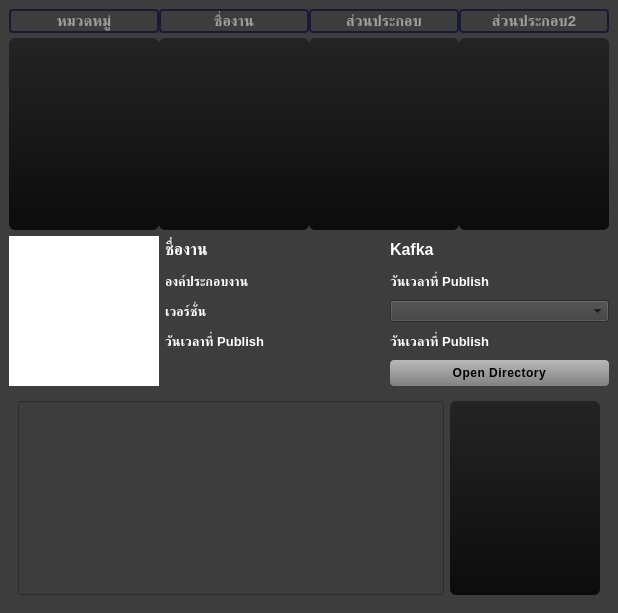
<?xml version="1.0" encoding="UTF-8"?>
<ui version="4.0">
 <class>MainWindow</class>
 <widget class="QMainWindow" name="MainWindow">
  <property name="geometry">
   <rect>
    <x>0</x>
    <y>0</y>
    <width>618</width>
    <height>613</height>
   </rect>
  </property>
  <property name="sizePolicy">
   <sizepolicy hsizetype="Minimum" vsizetype="Minimum">
    <horstretch>0</horstretch>
    <verstretch>0</verstretch>
   </sizepolicy>
  </property>
  <property name="windowTitle">
   <string>MainWindow</string>
  </property>
  <property name="toolTip">
   <string/>
  </property>
  <property name="statusTip">
   <string/>
  </property>
  <property name="whatsThis">
   <string/>
  </property>
  <property name="accessibleName">
   <string/>
  </property>
  <property name="accessibleDescription">
   <string/>
  </property>
  <property name="styleSheet">
   <string notr="true">background-color:rgb(61, 61, 61)</string>
  </property>
  <widget class="QWidget" name="centralwidget">
   <layout class="QGridLayout" name="gridLayout_3">
    <item row="0" column="0">
     <widget class="QWidget" name="widget_5" native="true">
      <property name="maximumSize">
       <size>
        <width>700</width>
        <height>16777215</height>
       </size>
      </property>
      <layout class="QGridLayout" name="gridLayout_8">
       <property name="leftMargin">
        <number>0</number>
       </property>
       <property name="topMargin">
        <number>0</number>
       </property>
       <property name="rightMargin">
        <number>0</number>
       </property>
       <property name="bottomMargin">
        <number>0</number>
       </property>
       <property name="horizontalSpacing">
        <number>8</number>
       </property>
       <property name="verticalSpacing">
        <number>5</number>
       </property>
       <item row="0" column="0">
        <widget class="QWidget" name="widget_4" native="true">
         <layout class="QGridLayout" name="gridLayout_7">
          <property name="leftMargin">
           <number>0</number>
          </property>
          <property name="topMargin">
           <number>0</number>
          </property>
          <property name="rightMargin">
           <number>0</number>
          </property>
          <property name="bottomMargin">
           <number>0</number>
          </property>
          <property name="horizontalSpacing">
           <number>0</number>
          </property>
          <property name="verticalSpacing">
           <number>5</number>
          </property>
          <item row="0" column="1">
           <widget class="QLineEdit" name="lineEdit_search_shot">
            <property name="sizePolicy">
             <sizepolicy hsizetype="Expanding" vsizetype="Minimum">
              <horstretch>0</horstretch>
              <verstretch>0</verstretch>
             </sizepolicy>
            </property>
            <property name="minimumSize">
             <size>
              <width>0</width>
              <height>0</height>
             </size>
            </property>
            <property name="maximumSize">
             <size>
              <width>150</width>
              <height>16777215</height>
             </size>
            </property>
            <property name="font">
             <font>
              <pointsize>11</pointsize>
              <weight>75</weight>
              <bold>true</bold>
             </font>
            </property>
            <property name="focusPolicy">
             <enum>Qt::ClickFocus</enum>
            </property>
            <property name="toolTip">
             <string/>
            </property>
            <property name="statusTip">
             <string>ค้นหาชื่อของงาน</string>
            </property>
            <property name="styleSheet">
             <string notr="true">QLineEdit {
	color:white;
    /* ต้องมีขอบ */
    /* ต้องมีรัศมี */
    /* Padding สำคัญมากเพื่อให้รูปร่างโค้งมนสวยงาม */
	
	 border: 2px solid rgb(28, 25, 55);
border-radius: 4px;
}</string>
            </property>
            <property name="text">
             <string/>
            </property>
            <property name="alignment">
             <set>Qt::AlignCenter</set>
            </property>
            <property name="placeholderText">
             <string>ชื่องาน</string>
            </property>
            <property name="clearButtonEnabled">
             <bool>true</bool>
            </property>
           </widget>
          </item>
          <item row="0" column="0">
           <widget class="QLineEdit" name="lineEdit_search_scene">
            <property name="sizePolicy">
             <sizepolicy hsizetype="Expanding" vsizetype="Minimum">
              <horstretch>0</horstretch>
              <verstretch>0</verstretch>
             </sizepolicy>
            </property>
            <property name="minimumSize">
             <size>
              <width>0</width>
              <height>0</height>
             </size>
            </property>
            <property name="maximumSize">
             <size>
              <width>150</width>
              <height>16777215</height>
             </size>
            </property>
            <property name="font">
             <font>
              <pointsize>11</pointsize>
              <weight>75</weight>
              <bold>true</bold>
             </font>
            </property>
            <property name="focusPolicy">
             <enum>Qt::ClickFocus</enum>
            </property>
            <property name="toolTip">
             <string/>
            </property>
            <property name="statusTip">
             <string>ค้นหาชื่อของงาน</string>
            </property>
            <property name="styleSheet">
             <string notr="true">QLineEdit {
	color:white;
    /* ต้องมีขอบ */
    /* ต้องมีรัศมี */
    /* Padding สำคัญมากเพื่อให้รูปร่างโค้งมนสวยงาม */
	
	 border: 2px solid rgb(28, 25, 55);
border-radius: 4px;
}</string>
            </property>
            <property name="alignment">
             <set>Qt::AlignCenter</set>
            </property>
            <property name="placeholderText">
             <string>หมวดหมู่</string>
            </property>
            <property name="clearButtonEnabled">
             <bool>true</bool>
            </property>
           </widget>
          </item>
          <item row="1" column="0">
           <widget class="QListWidget" name="listWidget_scene">
            <property name="maximumSize">
             <size>
              <width>150</width>
              <height>16777215</height>
             </size>
            </property>
            <property name="font">
             <font>
              <pointsize>11</pointsize>
              <weight>50</weight>
              <bold>false</bold>
             </font>
            </property>
            <property name="styleSheet">
             <string notr="true">QListWidget {
    background-color:qlineargradient(spread:pad, x1:0, y1:1, x2:0, y2:0, stop:0 rgba(12, 12, 12, 255), stop:1 rgba(36, 36, 36, 255));
        color: white;       /* optional: เปลี่ยนสีตัวหนังสือด้วย */
	border-radius:6px;
    }

QListWidget::item:selected {
   background-color:      qlineargradient(spread:pad, x1:1, y1:0, x2:1, y2:1, stop:0 rgba(243, 159, 89, 255), stop:1 rgba(197, 131, 76, 255));
        color: black;       /* optional: เปลี่ยนสีตัวหนังสือด้วย */
    }
</string>
            </property>
           </widget>
          </item>
          <item row="1" column="2">
           <widget class="QListWidget" name="listWidget_shot_3">
            <property name="maximumSize">
             <size>
              <width>150</width>
              <height>16777215</height>
             </size>
            </property>
            <property name="font">
             <font>
              <pointsize>11</pointsize>
              <weight>50</weight>
              <bold>false</bold>
             </font>
            </property>
            <property name="styleSheet">
             <string notr="true">QListWidget {
    background-color:qlineargradient(spread:pad, x1:0, y1:1, x2:0, y2:0, stop:0 rgba(12, 12, 12, 255), stop:1 rgba(36, 36, 36, 255));
        color: white;       /* optional: เปลี่ยนสีตัวหนังสือด้วย */
	border-radius:6px;
    }

QListWidget::item:selected {
   background-color:      qlineargradient(spread:pad, x1:1, y1:0, x2:1, y2:1, stop:0 rgba(243, 159, 89, 255), stop:1 rgba(197, 131, 76, 255));
        color: black;       /* optional: เปลี่ยนสีตัวหนังสือด้วย */
    }
</string>
            </property>
           </widget>
          </item>
          <item row="0" column="2">
           <widget class="QLineEdit" name="lineEdit_search_shot_2">
            <property name="sizePolicy">
             <sizepolicy hsizetype="Expanding" vsizetype="Minimum">
              <horstretch>0</horstretch>
              <verstretch>0</verstretch>
             </sizepolicy>
            </property>
            <property name="minimumSize">
             <size>
              <width>0</width>
              <height>0</height>
             </size>
            </property>
            <property name="maximumSize">
             <size>
              <width>150</width>
              <height>16777215</height>
             </size>
            </property>
            <property name="font">
             <font>
              <pointsize>11</pointsize>
              <weight>75</weight>
              <bold>true</bold>
             </font>
            </property>
            <property name="focusPolicy">
             <enum>Qt::ClickFocus</enum>
            </property>
            <property name="toolTip">
             <string/>
            </property>
            <property name="statusTip">
             <string>ค้นหาชื่อของงาน</string>
            </property>
            <property name="styleSheet">
             <string notr="true">QLineEdit {
	color:white;
    /* ต้องมีขอบ */
    /* ต้องมีรัศมี */
    /* Padding สำคัญมากเพื่อให้รูปร่างโค้งมนสวยงาม */
	
	 border: 2px solid rgb(28, 25, 55);
border-radius: 4px;
}</string>
            </property>
            <property name="text">
             <string/>
            </property>
            <property name="alignment">
             <set>Qt::AlignCenter</set>
            </property>
            <property name="placeholderText">
             <string>ส่วนประกอบ</string>
            </property>
            <property name="clearButtonEnabled">
             <bool>true</bool>
            </property>
           </widget>
          </item>
          <item row="1" column="1">
           <widget class="QListWidget" name="listWidget_shot">
            <property name="maximumSize">
             <size>
              <width>150</width>
              <height>16777215</height>
             </size>
            </property>
            <property name="font">
             <font>
              <pointsize>11</pointsize>
              <weight>50</weight>
              <bold>false</bold>
             </font>
            </property>
            <property name="styleSheet">
             <string notr="true">QListWidget {
    background-color:qlineargradient(spread:pad, x1:0, y1:1, x2:0, y2:0, stop:0 rgba(12, 12, 12, 255), stop:1 rgba(36, 36, 36, 255));
        color: white;       /* optional: เปลี่ยนสีตัวหนังสือด้วย */
	border-radius:6px;
    }

QListWidget::item:selected {
   background-color:      qlineargradient(spread:pad, x1:1, y1:0, x2:1, y2:1, stop:0 rgba(243, 159, 89, 255), stop:1 rgba(197, 131, 76, 255));
        color: black;       /* optional: เปลี่ยนสีตัวหนังสือด้วย */
    }
</string>
            </property>
           </widget>
          </item>
          <item row="1" column="3">
           <widget class="QListWidget" name="listWidget_shot_4">
            <property name="maximumSize">
             <size>
              <width>150</width>
              <height>16777215</height>
             </size>
            </property>
            <property name="font">
             <font>
              <pointsize>11</pointsize>
              <weight>50</weight>
              <bold>false</bold>
             </font>
            </property>
            <property name="styleSheet">
             <string notr="true">QListWidget {
    background-color:qlineargradient(spread:pad, x1:0, y1:1, x2:0, y2:0, stop:0 rgba(12, 12, 12, 255), stop:1 rgba(36, 36, 36, 255));
        color: white;       /* optional: เปลี่ยนสีตัวหนังสือด้วย */
	border-radius:6px;
    }

QListWidget::item:selected {
   background-color:      qlineargradient(spread:pad, x1:1, y1:0, x2:1, y2:1, stop:0 rgba(243, 159, 89, 255), stop:1 rgba(197, 131, 76, 255));
        color: black;       /* optional: เปลี่ยนสีตัวหนังสือด้วย */
    }
</string>
            </property>
           </widget>
          </item>
          <item row="0" column="3">
           <widget class="QLineEdit" name="lineEdit_search_shot_3">
            <property name="sizePolicy">
             <sizepolicy hsizetype="Expanding" vsizetype="Minimum">
              <horstretch>0</horstretch>
              <verstretch>0</verstretch>
             </sizepolicy>
            </property>
            <property name="minimumSize">
             <size>
              <width>0</width>
              <height>0</height>
             </size>
            </property>
            <property name="maximumSize">
             <size>
              <width>150</width>
              <height>16777215</height>
             </size>
            </property>
            <property name="font">
             <font>
              <pointsize>11</pointsize>
              <weight>75</weight>
              <bold>true</bold>
             </font>
            </property>
            <property name="focusPolicy">
             <enum>Qt::ClickFocus</enum>
            </property>
            <property name="toolTip">
             <string/>
            </property>
            <property name="statusTip">
             <string>ค้นหาชื่อของงาน</string>
            </property>
            <property name="styleSheet">
             <string notr="true">QLineEdit {
	color:white;
    /* ต้องมีขอบ */
    /* ต้องมีรัศมี */
    /* Padding สำคัญมากเพื่อให้รูปร่างโค้งมนสวยงาม */
	
	 border: 2px solid rgb(28, 25, 55);
border-radius: 4px;
}</string>
            </property>
            <property name="text">
             <string/>
            </property>
            <property name="alignment">
             <set>Qt::AlignCenter</set>
            </property>
            <property name="placeholderText">
             <string>ส่วนประกอบ2</string>
            </property>
            <property name="clearButtonEnabled">
             <bool>true</bool>
            </property>
           </widget>
          </item>
         </layout>
        </widget>
       </item>
      </layout>
     </widget>
    </item>
    <item row="1" column="0">
     <layout class="QHBoxLayout" name="horizontalLayout">
      <item>
       <widget class="QLabel" name="label_item_image">
        <property name="minimumSize">
         <size>
          <width>150</width>
          <height>150</height>
         </size>
        </property>
        <property name="maximumSize">
         <size>
          <width>150</width>
          <height>150</height>
         </size>
        </property>
        <property name="styleSheet">
         <string notr="true">background-color:white</string>
        </property>
        <property name="text">
         <string/>
        </property>
       </widget>
      </item>
      <item>
       <layout class="QGridLayout" name="gridLayout">
        <item row="1" column="0">
         <widget class="QLabel" name="label_6">
          <property name="font">
           <font>
            <pointsize>10</pointsize>
            <weight>75</weight>
            <bold>true</bold>
           </font>
          </property>
          <property name="styleSheet">
           <string notr="true">color:white</string>
          </property>
          <property name="text">
           <string>องค์ประกอบงาน</string>
          </property>
         </widget>
        </item>
        <item row="2" column="1">
         <widget class="QComboBox" name="comboBox_publish_version"/>
        </item>
        <item row="3" column="0">
         <widget class="QLabel" name="label_5">
          <property name="font">
           <font>
            <pointsize>10</pointsize>
            <weight>75</weight>
            <bold>true</bold>
           </font>
          </property>
          <property name="styleSheet">
           <string notr="true">color:white</string>
          </property>
          <property name="text">
           <string>วันเวลาที่ Publish</string>
          </property>
         </widget>
        </item>
        <item row="3" column="1">
         <widget class="QLabel" name="label_publish_date">
          <property name="font">
           <font>
            <pointsize>10</pointsize>
            <weight>75</weight>
            <bold>true</bold>
           </font>
          </property>
          <property name="styleSheet">
           <string notr="true">color:white</string>
          </property>
          <property name="text">
           <string>วันเวลาที่ Publish</string>
          </property>
         </widget>
        </item>
        <item row="0" column="0">
         <widget class="QLabel" name="label_2">
          <property name="font">
           <font>
            <pointsize>12</pointsize>
            <weight>75</weight>
            <bold>true</bold>
           </font>
          </property>
          <property name="styleSheet">
           <string notr="true">color:white</string>
          </property>
          <property name="text">
           <string>ชื่องาน</string>
          </property>
         </widget>
        </item>
        <item row="2" column="0">
         <widget class="QLabel" name="label_4">
          <property name="font">
           <font>
            <pointsize>10</pointsize>
            <weight>75</weight>
            <bold>true</bold>
           </font>
          </property>
          <property name="styleSheet">
           <string notr="true">color:white</string>
          </property>
          <property name="text">
           <string>เวอร์ชั่น</string>
          </property>
         </widget>
        </item>
        <item row="0" column="1">
         <widget class="QLabel" name="label_3">
          <property name="font">
           <font>
            <pointsize>12</pointsize>
            <weight>75</weight>
            <bold>true</bold>
           </font>
          </property>
          <property name="styleSheet">
           <string notr="true">color:white</string>
          </property>
          <property name="text">
           <string>Kafka</string>
          </property>
         </widget>
        </item>
        <item row="4" column="1">
         <widget class="QPushButton" name="pushButton_import_as_reference">
          <property name="sizePolicy">
           <sizepolicy hsizetype="Minimum" vsizetype="Minimum">
            <horstretch>0</horstretch>
            <verstretch>0</verstretch>
           </sizepolicy>
          </property>
          <property name="minimumSize">
           <size>
            <width>0</width>
            <height>0</height>
           </size>
          </property>
          <property name="maximumSize">
           <size>
            <width>16777215</width>
            <height>16777215</height>
           </size>
          </property>
          <property name="font">
           <font>
            <weight>75</weight>
            <bold>true</bold>
           </font>
          </property>
          <property name="toolTip">
           <string/>
          </property>
          <property name="statusTip">
           <string>เปิด Google Docs ของ งานชิ้นนี้</string>
          </property>
          <property name="layoutDirection">
           <enum>Qt::LeftToRight</enum>
          </property>
          <property name="styleSheet">
           <string notr="true">QPushButton {
    color: black;
    background: qlineargradient(spread:pad, x1:0, y1:0, x2:0, y2:1, stop:0 rgba(185, 185, 185, 255), stop:1 rgba(129, 129, 129, 255));
    border: 1px solid rgba(255, 255, 255, 0.5);
    font-weight: 600;
    letter-spacing: 0.5px;
	border:None;
	border-radius: 4px;
}

QPushButton:hover {
        background: qlineargradient(spread:pad, x1:1, y1:0, x2:1, y2:1, stop:0 rgba(243, 159, 89, 255), stop:1 rgba(197, 131, 76, 255));
}

QPushButton:pressed {
        background: qlineargradient(spread:pad, x1:0, y1:1, x2:0, y2:0, stop:0 rgba(189, 123, 69, 255), stop:1 rgba(134, 88, 50, 255));
}
</string>
          </property>
          <property name="text">
           <string>Open Directory</string>
          </property>
         </widget>
        </item>
        <item row="1" column="1">
         <widget class="QLabel" name="label_publish_date_2">
          <property name="font">
           <font>
            <pointsize>10</pointsize>
            <weight>75</weight>
            <bold>true</bold>
           </font>
          </property>
          <property name="styleSheet">
           <string notr="true">color:white</string>
          </property>
          <property name="text">
           <string>วันเวลาที่ Publish</string>
          </property>
         </widget>
        </item>
       </layout>
      </item>
     </layout>
    </item>
    <item row="2" column="0">
     <widget class="QWidget" name="widget" native="true">
      <layout class="QGridLayout" name="gridLayout_2">
       <item row="0" column="0">
        <widget class="QLineEdit" name="lineEdit_publish_comment">
         <property name="sizePolicy">
          <sizepolicy hsizetype="Expanding" vsizetype="Minimum">
           <horstretch>0</horstretch>
           <verstretch>0</verstretch>
          </sizepolicy>
         </property>
         <property name="minimumSize">
          <size>
           <width>0</width>
           <height>100</height>
          </size>
         </property>
         <property name="readOnly">
          <bool>true</bool>
         </property>
        </widget>
       </item>
       <item row="0" column="1">
        <widget class="QListWidget" name="listWidget_shot_2">
         <property name="maximumSize">
          <size>
           <width>150</width>
           <height>16777215</height>
          </size>
         </property>
         <property name="font">
          <font>
           <pointsize>11</pointsize>
           <weight>50</weight>
           <bold>false</bold>
          </font>
         </property>
         <property name="styleSheet">
          <string notr="true">QListWidget {
    background-color:qlineargradient(spread:pad, x1:0, y1:1, x2:0, y2:0, stop:0 rgba(12, 12, 12, 255), stop:1 rgba(36, 36, 36, 255));
        color: white;       /* optional: เปลี่ยนสีตัวหนังสือด้วย */
	border-radius:6px;
    }

QListWidget::item:selected {
   background-color:      qlineargradient(spread:pad, x1:1, y1:0, x2:1, y2:1, stop:0 rgba(243, 159, 89, 255), stop:1 rgba(197, 131, 76, 255));
        color: black;       /* optional: เปลี่ยนสีตัวหนังสือด้วย */
    }
</string>
         </property>
        </widget>
       </item>
      </layout>
     </widget>
    </item>
   </layout>
  </widget>
 </widget>
 <resources/>
 <connections/>
</ui>
